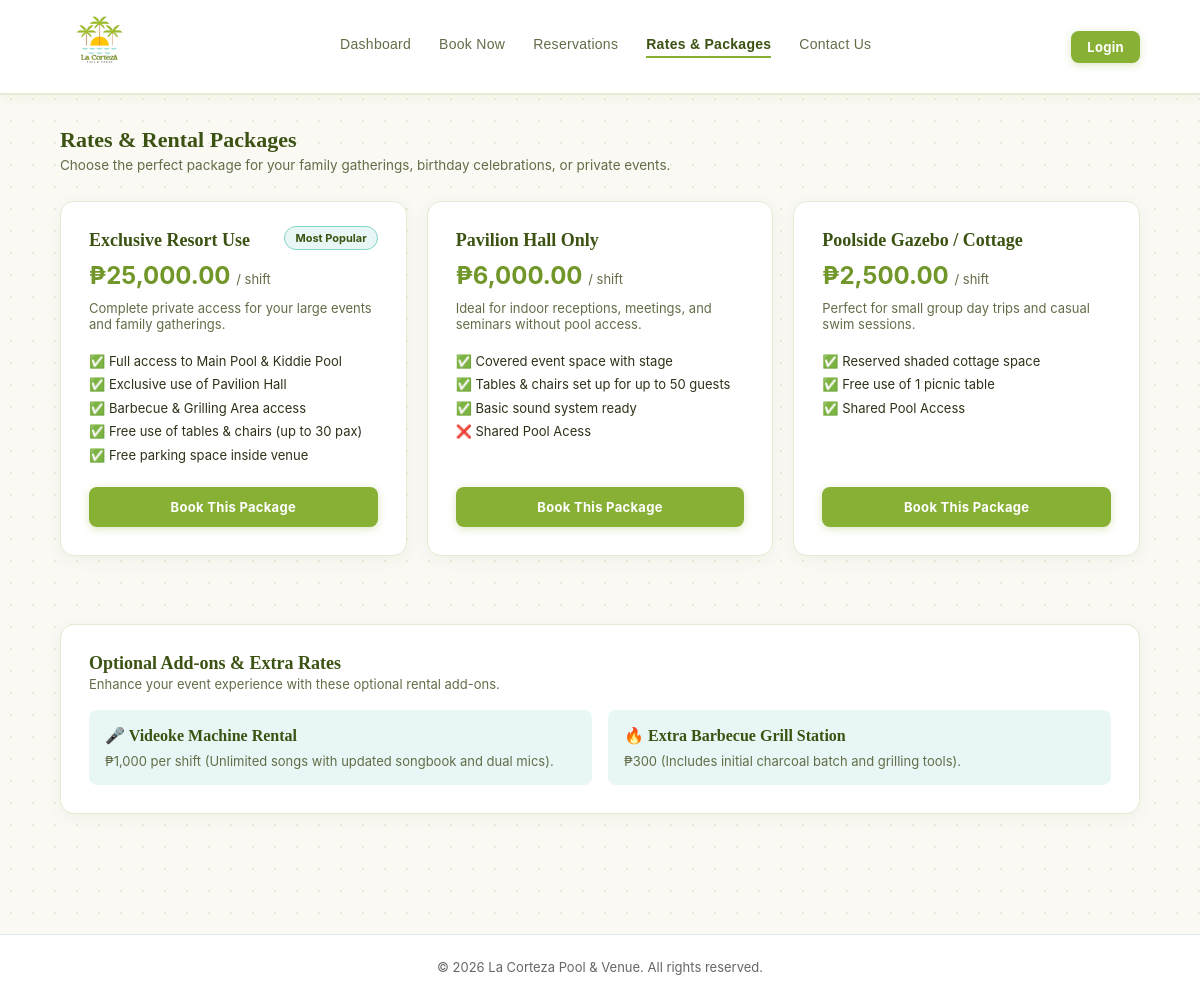
The page /pages/rates.php on the database its author committed.
### tables this page shows
CREATE TABLE `packages` (
  `id` int(11) NOT NULL,
  `title` varchar(100) NOT NULL,
  `price` decimal(10,2) NOT NULL,
  `badge` varchar(50) DEFAULT NULL,
  `description` text DEFAULT NULL,
  `inclusions` text DEFAULT NULL,
  `status` enum('Active','Inactive') DEFAULT 'Active',
  `created_at` timestamp NOT NULL DEFAULT current_timestamp()
);

### pages/rates.php (the view, shortened to what this page needs)
<?php
require_once __DIR__ . '/../db/connect.php';
$query = mysqli_query($connect2db, "SELECT * FROM packages WHERE status = 'Active' ORDER BY id ASC");
?>
<!DOCTYPE html>
<html lang="en">
<head>
    <link rel="stylesheet" href="../css/style.css?v=<?php echo time(); ?>">
</head>
<body>
    <header class="navbar">
        <div class="nav-brand">
            <a href="dashboard.php" class="logo-link">
                <img src="../css/images/logo.png" alt="La Corteza Pool & Venue" class="brand-logo-img">
            </a>
        </div>
        <nav class="nav-links">
            <a href="dashboard.php">Dashboard</a>
            <a href="book-now.php">Book Now</a>
            <a href="reservation.php">Reservations</a>
            <a href="rates.php" class="active">Rates & Packages</a>
            <a href="contacts.php">Contact Us</a>
        </nav>
        <div class="nav-actions">
            <?php if (isset($_SESSION['user_id'])): ?>
                <span class="user-id"><?php echo htmlspecialchars(trim($_SESSION['full_name'] ?? '') ?: 'My Account'); ?></span>
                <a href="logout.php" class="logout-btn">Logout</a>
            <?php else: ?>
                <a href="login.php" class="btn-primary" style="padding: 8px 16px;">Login</a>
            <?php endif; ?>
        </div>
    </header>
    <main class="dashboard-container">
        <div class="section-header">
            <h2>Rates & Rental Packages</h2>
            <p>Choose the perfect package for your family gatherings, birthday celebrations, or private events.</p>
        </div>
        <div class="gallery-grid" style="grid-template-columns: repeat(auto-fit, minmax(min(300px, 100%), 1fr));">
            <?php while ($pkg = mysqli_fetch_assoc($query)): ?>
                <div class="booking-card" style="display: flex; flex-direction: column; justify-content: space-between;">
                    <div>
                        <?php if (!empty($pkg['badge'])): ?>
                            <span class="card-title-badge"><?php echo htmlspecialchars($pkg['badge']); ?></span>
                        <?php endif; ?>
                        <h3><?php echo htmlspecialchars($pkg['title']); ?></h3>
                        <p class="package-price" style="font-size: 24px; margin: 10px 0;">
                            ₱<?php echo number_format($pkg['price'], 2); ?>
                            <span style="font-size: 13px; color: var(--color-text-muted); font-weight: normal;">/ shift</span>
                        </p>
                        <p class="card-desc"><?php echo htmlspecialchars($pkg['description']); ?></p>
                        <ul style="list-style-type: none; padding: 0; font-size: 13px; color: var(--color-text); line-height: 1.8; margin-bottom: 20px;">
                            <?php
                            $features = explode('|', $pkg['inclusions']);
                            foreach ($features as $feature) {
                                $feature = trim($feature);
                                if (stripos($feature, 'X ') === 0) {
                                    echo '<li>❌ ' . htmlspecialchars(substr($feature, 2)) . '</li>';
                                } else {
                                    echo '<li>✅ ' . htmlspecialchars($feature) . '</li>';
                                }
                            }
                            ?>
                        </ul>
                    </div>
                    <a href="book-now.php?package=<?php echo urlencode($pkg['title']); ?>" class="btn-primary btn-full-width" style="text-align: center; text-decoration: none;">Book This Package</a>
                </div>
            <?php endwhile; ?>
        </div>
        <div class="booking-card" style="margin-top: 40px;">
            <h3>Optional Add-ons & Extra Rates</h3>
            <p class="card-desc">Enhance your event experience with these optional rental add-ons.</p>
            <div class="form-grid-2">
                <div style="background: var(--color-water-aqua-light); padding: 16px; border-radius: var(--radius-sm);">
                    <h4 style="color: var(--color-dark-olive); margin-bottom: 8px;">🎤 Videoke Machine Rental</h4>
                    <p style="font-size: 13px; color: var(--color-text-muted);">₱1,000 per shift (Unlimited songs with updated songbook and dual mics).</p>
                </div>
                <div style="background: var(--color-water-aqua-light); padding: 16px; border-radius: var(--radius-sm);">
                    <h4 style="color: var(--color-dark-olive); margin-bottom: 8px;">🔥 Extra Barbecue Grill Station</h4>
                    <p style="font-size: 13px; color: var(--color-text-muted);">₱300 (Includes initial charcoal batch and grilling tools).</p>
                </div>
            </div>
        </div>
    </main>
    <footer style="margin-top: 60px; padding: 24px 20px; text-align: center; border-top: 1px solid #e2e8f0; font-size: 13px; color: #666; background-color: #fff;">
        <p>&copy; <?php echo date('Y'); ?> La Corteza Pool & Venue. All rights reserved.</p>
    </footer>
</body>
</html>

### css/style.css (style rules this page uses)
:root { --color-palm-green: #88b035; --color-palm-green-hover: #719629; --color-sun-yellow: #f3b21b; --color-water-aqua: #83d6cb; --color-water-aqua-light: #e8f7f5; --color-dark-olive: #3b5212; --bg-page: #fbf9f4; --bg-card: #ffffff; --color-text: #2b3318; --color-text-muted: #626d48; --color-border: #e3ebd2; --color-error: #a83232; --color-success: #38761d; --radius-sm: 8px; --radius-md: 14px; --radius-lg: 28px; --shadow-card: 0 4px 16px rgba(59, 82, 18, 0.06); --shadow-auth: 0 10px 30px rgba(59, 82, 18, 0.08); }
* { box-sizing: border-box; margin: 0; padding: 0; font-family: -apple-system, BlinkMacSystemFont, "Segoe UI", Roboto, Helvetica, Arial, sans-serif; }
body { min-height: 100vh; background: var(--bg-page) radial-gradient(#e5edd7 1.2px, transparent 1.2px) 0 0 / 22px 22px; color: var(--color-text); display: flex; flex-direction: column; }
.navbar { font-family: 'Plus Jakarta Sans', sans-serif; font-size: 14px; font-weight: 600; letter-spacing: 0.02em; width: 100%; height: 95px; background: var(--bg-card); border-bottom: 2px solid var(--color-border); display: flex; align-items: center; justify-content: space-between; padding: 8px 5%; position: sticky; top: 0; z-index: 100; box-shadow: 0 4px 12px rgba(136, 176, 53, 0.08); }
.nav-brand { display: flex; align-items: center; }
.logo-link { display: inline-block; text-decoration: none; line-height: 0; }
.brand-logo-img { height: 80px; width: auto; object-fit: contain; display: block; transition: transform 0.2s ease, opacity 0.2s ease; }
.nav-links { display: flex; gap: 28px; }
.nav-links a { font-family: 'Plus Jakarta Sans', sans-serif; font-size: 14px; text-decoration: none; color: var(--color-text-muted); font-size: 14px; font-weight: 500; padding-bottom: 4px; transition: all 0.2s ease; }
.nav-links a:hover, .nav-links a.active { color: var(--color-dark-olive); font-weight: 700; border-bottom: 2px solid var(--color-palm-green); }
.nav-actions { display: flex; align-items: center; gap: 16px; }
.dashboard-container { max-width: 1100px; width: 90%; margin: 32px auto 60px; display: flex; flex-direction: column; gap: 28px; }
.btn-primary { background: var(--color-palm-green); color: #ffffff; text-decoration: none; padding: 12px 22px; border-radius: var(--radius-sm); font-size: 13px; font-weight: 700; letter-spacing: 0.3px; box-shadow: 0 2px 8px rgba(136, 176, 53, 0.3); transition: all 0.2s ease; border: none; cursor: pointer; display: inline-block; }
.btn-full-width { width: 100%; text-align: center; }
.section-header h2 { font-size: 22px; color: var(--color-dark-olive); margin-bottom: 4px; }
.section-header p { font-size: 13.5px; color: var(--color-text-muted); }
.gallery-grid { display: grid; grid-template-columns: repeat(auto-fill, minmax(min(310px, 100%), 1fr)); gap: 20px; }
.booking-card { position: relative; background: var(--bg-card); padding: 28px; border-radius: var(--radius-md); border: 1px solid var(--color-border); box-shadow: var(--shadow-card); }
.card-title-badge { position: absolute; top: 24px; right: 28px; background: var(--color-water-aqua-light); color: var(--color-dark-olive); font-size: 11px; font-weight: 700; padding: 4px 10px; border-radius: 12px; border: 1px solid var(--color-water-aqua); }
.booking-card h3 { font-size: 18px; color: var(--color-dark-olive); margin-bottom: 2px; }
.card-desc { font-size: 13px; color: var(--color-text-muted); margin-bottom: 18px; }
.form-grid-2 { display: grid; grid-template-columns: 1fr 1fr; gap: 16px; }
.package-price { font-size: 15px; font-weight: 700; color: var(--color-palm-green-hover); }
:root { --font-heading: 'Playfair Display', Georgia, serif; }
h1, h2, h3, h4, .section-header h2, .card-title { font-family: var(--font-heading); }

### rows shown on the page
packages: badge "Most Popular", title "Exclusive Resort Use", price "25,000.00", description "Complete private access for your large events and family gatherings.", inclusions "Full access to Main Pool & Kiddie Pool", inclusions "Exclusive use of Pavilion Hall", inclusions "Barbecue & Grilling Area access", inclusions "Free use of tables & chairs (up to 30 pax)", inclusions "Free parking space inside venue"
packages: title "Pavilion Hall Only", price "6,000.00", description "Ideal for indoor receptions, meetings, and seminars without pool access.", inclusions "Covered event space with stage", inclusions "Tables & chairs set up for up to 50 guests", inclusions "Basic sound system ready", inclusions "Shared Pool Acess"
packages: title "Poolside Gazebo / Cottage", price "2,500.00", description "Perfect for small group day trips and casual swim sessions.", inclusions "Reserved shaded cottage space", inclusions "Free use of 1 picnic table", inclusions "Shared Pool Access"
